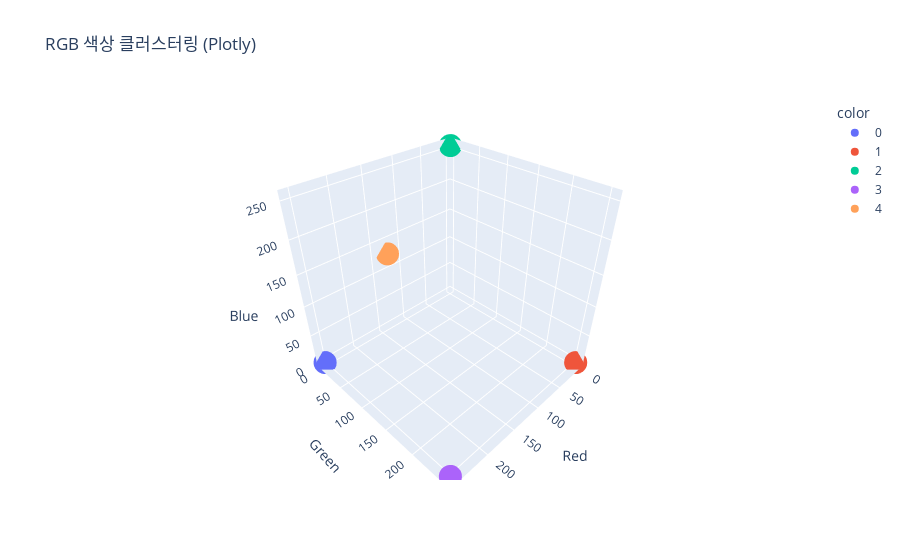

The notebook cell this image was saved under:
### Code cell
# Plotly를 이용한 3D 시각화
import plotly.express as px

fig = px.scatter_3d(
    x=bottom_colors_array[:, 0],  # Red
    y=bottom_colors_array[:, 1],  # Green
    z=bottom_colors_array[:, 2],  # Blue
    color=labels_db.astype(str),  # 클러스터 레이블을 색상으로 사용 (문자열로 변환)
    labels={'x': 'Red', 'y': 'Green', 'z': 'Blue'},
    title='RGB 색상 클러스터링 (Plotly)'
)
fig.show()

### Figure 1 — Plotly figure (JSON) as saved in the notebook; plotly's stock layout.template omitted (floating-point values rounded to 4 significant figures)
{"data": [{"hovertemplate": "color=0<br>Red=%{x}<br>Green=%{y}<br>Blue=%{z}<extra></extra>", "legendgroup": "0", "marker": {"color": "#636efa", "symbol": "circle"}, "mode": "markers", "name": "0", "scene": "scene", "showlegend": true, "type": "scatter3d", "x": [255], "y": [0], "z": [0]}, {"hovertemplate": "color=1<br>Red=%{x}<br>Green=%{y}<br>Blue=%{z}<extra></extra>", "legendgroup": "1", "marker": {"color": "#EF553B", "symbol": "circle"}, "mode": "markers", "name": "1", "scene": "scene", "showlegend": true, "type": "scatter3d", "x": [0], "y": [255], "z": [0]}, {"hovertemplate": "color=2<br>Red=%{x}<br>Green=%{y}<br>Blue=%{z}<extra></extra>", "legendgroup": "2", "marker": {"color": "#00cc96", "symbol": "circle"}, "mode": "markers", "name": "2", "scene": "scene", "showlegend": true, "type": "scatter3d", "x": [0], "y": [0], "z": [255]}, {"hovertemplate": "color=3<br>Red=%{x}<br>Green=%{y}<br>Blue=%{z}<extra></extra>", "legendgroup": "3", "marker": {"color": "#ab63fa", "symbol": "circle"}, "mode": "markers", "name": "3", "scene": "scene", "showlegend": true, "type": "scatter3d", "x": [255], "y": [255], "z": [0]}, {"hovertemplate": "color=4<br>Red=%{x}<br>Green=%{y}<br>Blue=%{z}<extra></extra>", "legendgroup": "4", "marker": {"color": "#FFA15A", "symbol": "circle"}, "mode": "markers", "name": "4", "scene": "scene", "showlegend": true, "type": "scatter3d", "x": [128], "y": [0], "z": [128]}], "layout": {"legend": {"title": {"text": "color"}, "tracegroupgap": 0}, "scene": {"domain": {"x": [0, 1], "y": [0, 1]}, "xaxis": {"title": {"text": "Red"}}, "yaxis": {"title": {"text": "Green"}}, "zaxis": {"title": {"text": "Blue"}}}, "title": {"text": "RGB 색상 클러스터링 (Plotly)"}}}
